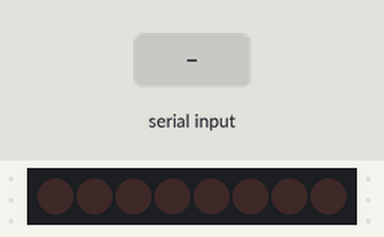
Bench run of a sketch on a simulated Arduino Uno, built with avr-gcc and run on an emulated ATmega328P. Shown: 8 shift-register outputs drawn as a row of LEDs (first output left, lit = HIGH). Wiring (inferred from the names in the program): shift register (74HC595): data pin 12; shift clock pin 9; latch pin 11. Wiring (inferred from the signals the program sends): row of LEDs: on Q0, Q1, Q2, Q3, Q4, Q5, Q6, Q7. Inputs (shaded band) come from the test bench. Random numbers use the default seed unless the sketch sets one; what the sketch prints to the serial monitor is not drawn.

Above: at 1.2 s.
1.3 s: "r" received over Serial
At 1.35 s:
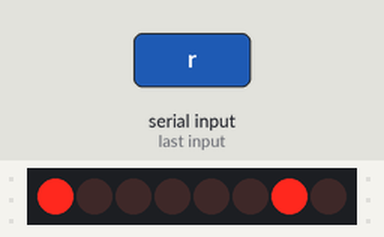
3.1 s: "2" received over Serial
At 3.9 s:
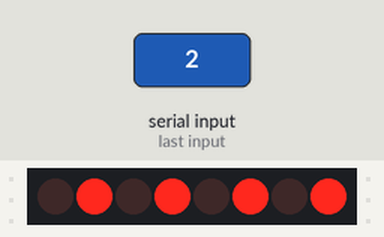
4.6 s: "4" received over Serial
At 5.7 s:
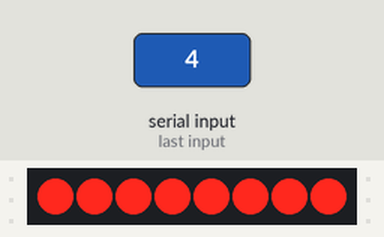
6.1 s: "r" received over Serial
At 6.15 s:
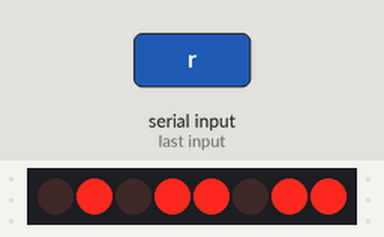
Timing chart, 0 to 16.5 s (numbered marks = the images above; inputs shaded):
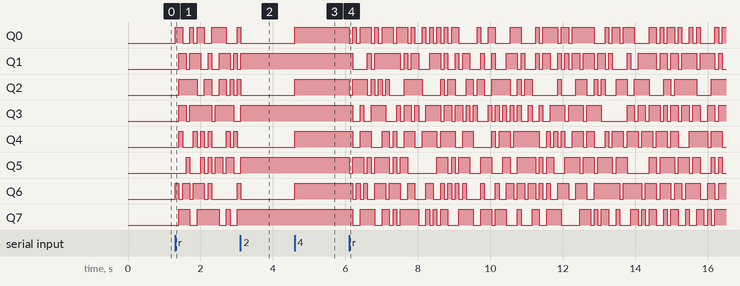

Measured:
- after the input at 1.3 s, Q0: LOW → HIGH at once, → LOW 0.20 s later, → HIGH 0.20 s later, → LOW 0.10 s later, … (9 changes in this stretch); Q1: LOW → HIGH after 0.10 s, → LOW 0.20 s later, → HIGH 0.10 s later, → LOW 0.30 s later, … (10 changes in this stretch)
- after the input at 4.6 s, Q0, Q2, Q4, Q6: LOW → HIGH at once
- after the input at 6.1 s, Q0: HIGH → LOW at once, → HIGH 0.10 s later, → LOW 0.10 s later, → HIGH 0.10 s later, … (58 changes in this stretch); Q1: HIGH → LOW after 0.10 s, → HIGH 0.40 s later, → LOW 0.10 s later, → HIGH 0.10 s later, … (55 changes in this stretch)

The sketch:

my_8_leds_style_serial_monitor.ino
```cpp
int latchPin = 11; // Pin de latch (ST_CP)
int clockPin = 9;  // Pin de reloj (SH_CP)
int dataPin = 12;  // Pin de datos (DS)

byte leds = 0; // Estado de los LEDs
int tDelay = 100; // Tiempo de retardo en milisegundos
bool randomMode = false; // Indica si el modo aleatorio está activo

void updateShiftRegister()
{
   digitalWrite(latchPin, LOW);
   shiftOut(dataPin, clockPin, LSBFIRST, leds);
   digitalWrite(latchPin, HIGH);
}

void setup()
{
  pinMode(latchPin, OUTPUT);
  pinMode(dataPin, OUTPUT);
  pinMode(clockPin, OUTPUT);
  Serial.begin(9600); // Inicializa la comunicación serial
  randomSeed(analogRead(0)); // Inicializa el generador de números aleatorios
  leds = 0; // Apaga todos los LEDs al inicio
  updateShiftRegister();
  Serial.println("Ingrese '2' para encender LEDs de 2 en 2, '4' para encender LEDs de 4 en 4, 'r' para encender LEDs aleatoriamente en bucle:");
}

void loop()
{
  if (Serial.available() > 0)
  {
    char input = Serial.read();
    if (input == '2')
    {
      randomMode = false;
      encenderDeDosEnDos();
    }
    else if (input == '4')
    {
      randomMode = false;
      encenderDeCuatroEnCuatro();
    }
    else if (input == 'r')
    {
      randomMode = true;
    }
  }

  if (randomMode)
  {
    encenderAleatorio();
  }
}

void encenderDeDosEnDos()
{
  leds = 0;
  for (int i = 0; i < 8; i += 2)
  {
    bitSet(leds, i);
  }
  updateShiftRegister();
  delay(tDelay);
}

void encenderDeCuatroEnCuatro()
{
  leds = 0;
  for (int i = 0; i < 8; i += 4)
  {
    bitSet(leds, i);
    if (i + 1 < 8) bitSet(leds, i + 1);
    if (i + 2 < 8) bitSet(leds, i + 2);
    if (i + 3 < 8) bitSet(leds, i + 3);
  }
  updateShiftRegister();
  delay(tDelay);
}

void encenderAleatorio()
{
  leds = 0; // Apaga todos los LEDs
  for (int j = 0; j < 8; j++)
  {
    if (random(0, 2) == 1)
    {
      bitSet(leds, j);
    }
  }
  updateShiftRegister();
  delay(tDelay);
}
```
